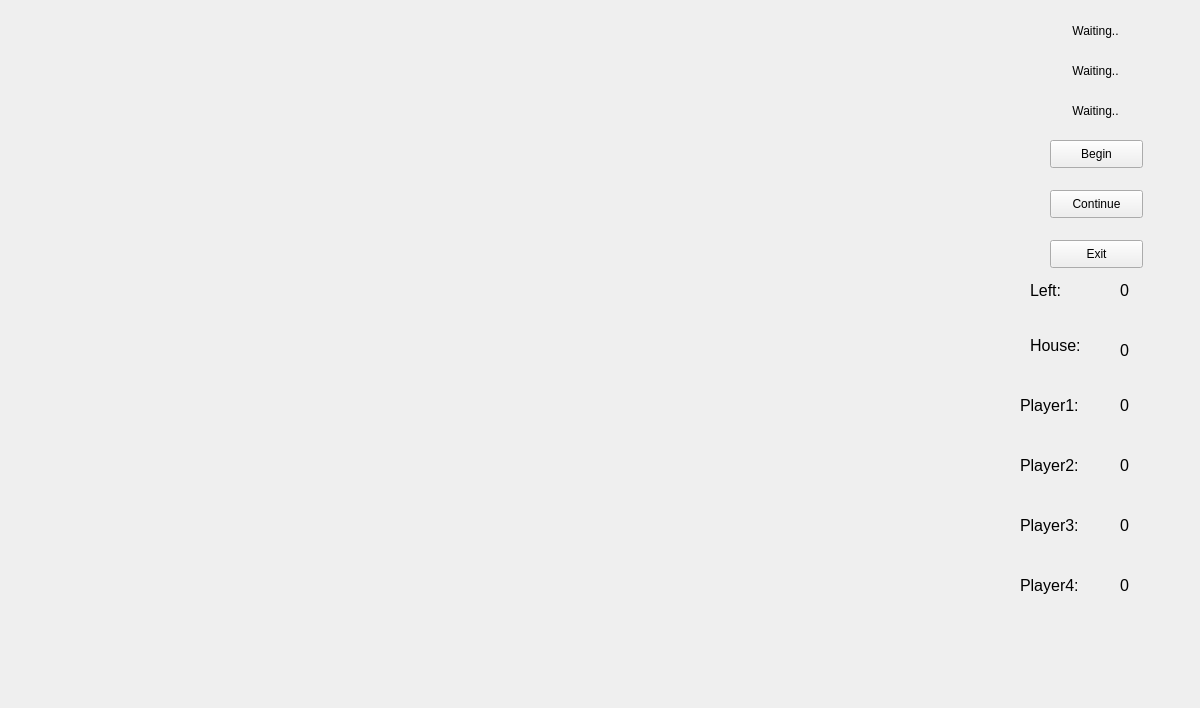
<?xml version="1.0" encoding="UTF-8"?>
<ui version="4.0">
 <class>Form</class>
 <widget class="QWidget" name="Form">
  <property name="geometry">
   <rect>
    <x>0</x>
    <y>0</y>
    <width>1200</width>
    <height>708</height>
   </rect>
  </property>
  <property name="windowTitle">
   <string>Form</string>
  </property>
  <widget class="QLabel" name="background">
   <property name="geometry">
    <rect>
     <x>0</x>
     <y>0</y>
     <width>1011</width>
     <height>708</height>
    </rect>
   </property>
   <property name="text">
    <string/>
   </property>
   <property name="pixmap">
    <pixmap resource="images/images.qrc">:/images/b1.jpg</pixmap>
   </property>
  </widget>
  <widget class="QLabel" name="label">
   <property name="geometry">
    <rect>
     <x>1050</x>
     <y>10</y>
     <width>91</width>
     <height>41</height>
    </rect>
   </property>
   <property name="text">
    <string>Waiting..</string>
   </property>
   <property name="alignment">
    <set>Qt::AlignCenter</set>
   </property>
  </widget>
  <widget class="QPushButton" name="beginbtn">
   <property name="geometry">
    <rect>
     <x>1050</x>
     <y>140</y>
     <width>93</width>
     <height>28</height>
    </rect>
   </property>
   <property name="text">
    <string>Begin</string>
   </property>
  </widget>
  <widget class="QPushButton" name="shufflebtn">
   <property name="geometry">
    <rect>
     <x>1050</x>
     <y>190</y>
     <width>93</width>
     <height>28</height>
    </rect>
   </property>
   <property name="text">
    <string>Continue</string>
   </property>
  </widget>
  <widget class="QLabel" name="label_2">
   <property name="geometry">
    <rect>
     <x>1030</x>
     <y>320</y>
     <width>71</width>
     <height>51</height>
    </rect>
   </property>
   <property name="font">
    <font>
     <pointsize>12</pointsize>
    </font>
   </property>
   <property name="text">
    <string>House:</string>
   </property>
  </widget>
  <widget class="QLabel" name="label_3">
   <property name="geometry">
    <rect>
     <x>1120</x>
     <y>330</y>
     <width>81</width>
     <height>41</height>
    </rect>
   </property>
   <property name="font">
    <font>
     <pointsize>12</pointsize>
    </font>
   </property>
   <property name="text">
    <string>0</string>
   </property>
   <property name="alignment">
    <set>Qt::AlignLeading|Qt::AlignLeft|Qt::AlignVCenter</set>
   </property>
  </widget>
  <widget class="QLabel" name="label_4">
   <property name="geometry">
    <rect>
     <x>1020</x>
     <y>380</y>
     <width>91</width>
     <height>51</height>
    </rect>
   </property>
   <property name="font">
    <font>
     <pointsize>12</pointsize>
    </font>
   </property>
   <property name="text">
    <string>Player1:</string>
   </property>
  </widget>
  <widget class="QLabel" name="label_5">
   <property name="geometry">
    <rect>
     <x>1120</x>
     <y>380</y>
     <width>101</width>
     <height>51</height>
    </rect>
   </property>
   <property name="font">
    <font>
     <pointsize>12</pointsize>
    </font>
   </property>
   <property name="text">
    <string>0</string>
   </property>
   <property name="alignment">
    <set>Qt::AlignLeading|Qt::AlignLeft|Qt::AlignVCenter</set>
   </property>
  </widget>
  <widget class="QLabel" name="label_6">
   <property name="geometry">
    <rect>
     <x>1030</x>
     <y>270</y>
     <width>71</width>
     <height>41</height>
    </rect>
   </property>
   <property name="font">
    <font>
     <pointsize>12</pointsize>
    </font>
   </property>
   <property name="text">
    <string>Left:</string>
   </property>
  </widget>
  <widget class="QLabel" name="label_7">
   <property name="geometry">
    <rect>
     <x>1120</x>
     <y>270</y>
     <width>91</width>
     <height>41</height>
    </rect>
   </property>
   <property name="font">
    <font>
     <pointsize>12</pointsize>
    </font>
   </property>
   <property name="text">
    <string>0</string>
   </property>
   <property name="alignment">
    <set>Qt::AlignLeading|Qt::AlignLeft|Qt::AlignVCenter</set>
   </property>
  </widget>
  <widget class="QLabel" name="label_8">
   <property name="geometry">
    <rect>
     <x>1020</x>
     <y>440</y>
     <width>91</width>
     <height>51</height>
    </rect>
   </property>
   <property name="font">
    <font>
     <pointsize>12</pointsize>
    </font>
   </property>
   <property name="text">
    <string>Player2:</string>
   </property>
  </widget>
  <widget class="QLabel" name="label_9">
   <property name="geometry">
    <rect>
     <x>1120</x>
     <y>440</y>
     <width>101</width>
     <height>51</height>
    </rect>
   </property>
   <property name="font">
    <font>
     <pointsize>12</pointsize>
    </font>
   </property>
   <property name="text">
    <string>0</string>
   </property>
   <property name="alignment">
    <set>Qt::AlignLeading|Qt::AlignLeft|Qt::AlignVCenter</set>
   </property>
  </widget>
  <widget class="QLabel" name="label_10">
   <property name="geometry">
    <rect>
     <x>1020</x>
     <y>500</y>
     <width>91</width>
     <height>51</height>
    </rect>
   </property>
   <property name="font">
    <font>
     <pointsize>12</pointsize>
    </font>
   </property>
   <property name="text">
    <string>Player3:</string>
   </property>
  </widget>
  <widget class="QLabel" name="label_11">
   <property name="geometry">
    <rect>
     <x>1120</x>
     <y>500</y>
     <width>101</width>
     <height>51</height>
    </rect>
   </property>
   <property name="font">
    <font>
     <pointsize>12</pointsize>
    </font>
   </property>
   <property name="text">
    <string>0</string>
   </property>
   <property name="alignment">
    <set>Qt::AlignLeading|Qt::AlignLeft|Qt::AlignVCenter</set>
   </property>
  </widget>
  <widget class="QLabel" name="label_14">
   <property name="geometry">
    <rect>
     <x>1050</x>
     <y>50</y>
     <width>91</width>
     <height>41</height>
    </rect>
   </property>
   <property name="text">
    <string>Waiting..</string>
   </property>
   <property name="alignment">
    <set>Qt::AlignCenter</set>
   </property>
  </widget>
  <widget class="QLabel" name="label_15">
   <property name="geometry">
    <rect>
     <x>1050</x>
     <y>90</y>
     <width>91</width>
     <height>41</height>
    </rect>
   </property>
   <property name="text">
    <string>Waiting..</string>
   </property>
   <property name="alignment">
    <set>Qt::AlignCenter</set>
   </property>
  </widget>
  <widget class="QLabel" name="label_12">
   <property name="geometry">
    <rect>
     <x>1020</x>
     <y>560</y>
     <width>91</width>
     <height>51</height>
    </rect>
   </property>
   <property name="font">
    <font>
     <pointsize>12</pointsize>
    </font>
   </property>
   <property name="text">
    <string>Player4:</string>
   </property>
  </widget>
  <widget class="QLabel" name="label_13">
   <property name="geometry">
    <rect>
     <x>1120</x>
     <y>560</y>
     <width>101</width>
     <height>51</height>
    </rect>
   </property>
   <property name="font">
    <font>
     <pointsize>12</pointsize>
    </font>
   </property>
   <property name="text">
    <string>0</string>
   </property>
   <property name="alignment">
    <set>Qt::AlignLeading|Qt::AlignLeft|Qt::AlignVCenter</set>
   </property>
  </widget>
  <widget class="QPushButton" name="pushButton">
   <property name="geometry">
    <rect>
     <x>1050</x>
     <y>240</y>
     <width>93</width>
     <height>28</height>
    </rect>
   </property>
   <property name="text">
    <string>Exit</string>
   </property>
  </widget>
 </widget>
 <resources>
  <include location="images/images.qrc"/>
  <include location="images/images.qrc"/>
  <include location="images/images.qrc"/>
 </resources>
 <connections>
  <connection>
   <sender>pushButton</sender>
   <signal>clicked()</signal>
   <receiver>Form</receiver>
   <slot>close()</slot>
   <hints>
    <hint type="sourcelabel">
     <x>1107</x>
     <y>253</y>
    </hint>
    <hint type="destinationlabel">
     <x>1249</x>
     <y>48</y>
    </hint>
   </hints>
  </connection>
 </connections>
</ui>
